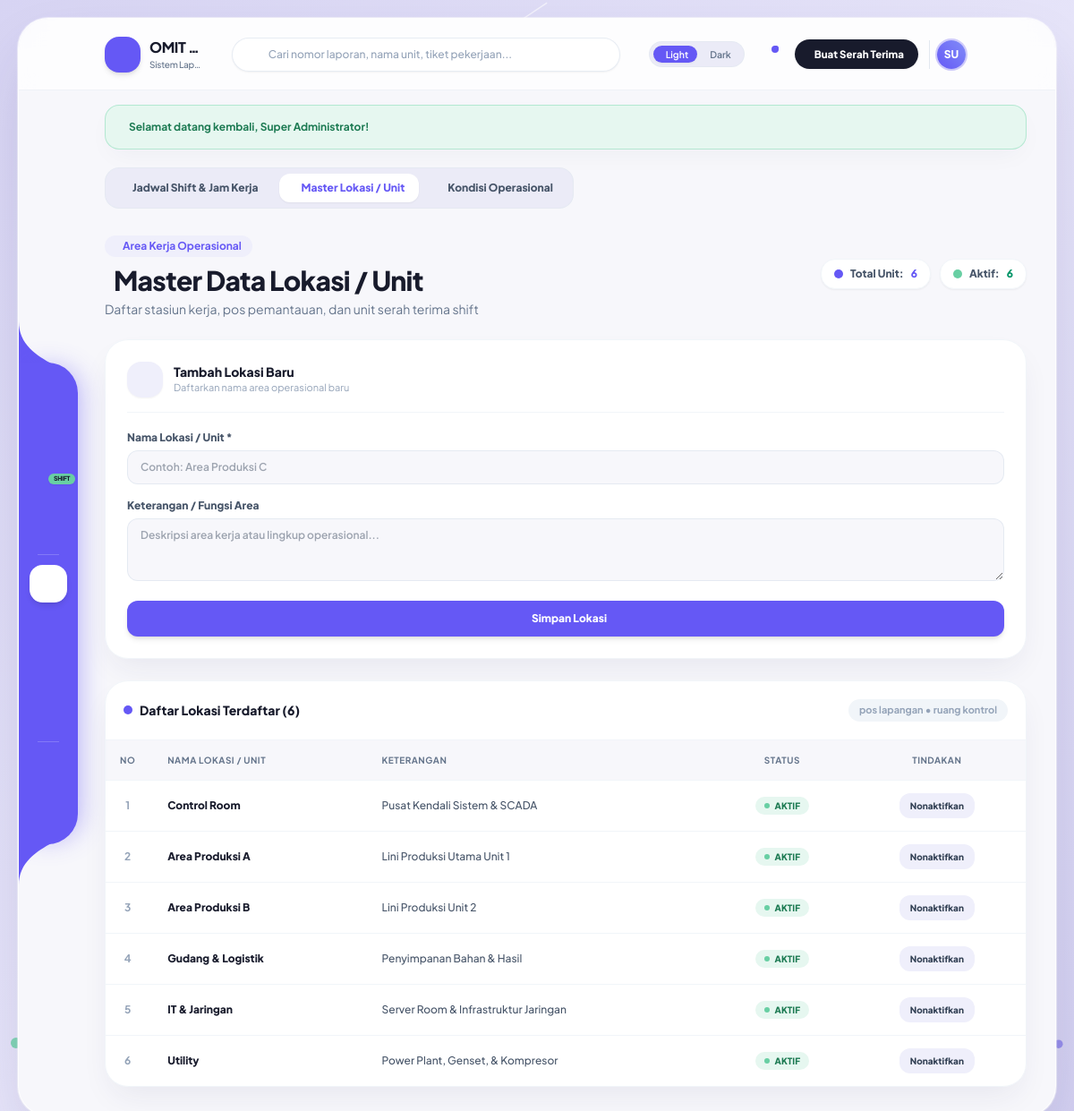
Page /master/lokasi.php (signed in) on the committed database.
### tables this page shows
CREATE TABLE `users` (
  `id` int(11) NOT NULL AUTO_INCREMENT,
  `nama_lengkap` varchar(100) NOT NULL,
  `username` varchar(50) NOT NULL,
  `email` varchar(120) DEFAULT NULL,
  `no_wa` varchar(30) DEFAULT NULL,
  `password` varchar(255) NOT NULL,
  `role` enum('superadmin','admin','user') NOT NULL DEFAULT 'user',
  `jabatan` varchar(100) DEFAULT NULL,
  `foto` varchar(255) DEFAULT NULL,
  `ttd_type` enum('barcode','upload','canvas') NOT NULL DEFAULT 'barcode',
  `ttd_file` varchar(255) DEFAULT NULL,
  `status` enum('aktif','nonaktif') NOT NULL DEFAULT 'aktif',
  `created_at` timestamp NOT NULL DEFAULT current_timestamp(),
  `updated_at` timestamp NOT NULL DEFAULT current_timestamp() ON UPDATE current_timestamp(),
  PRIMARY KEY (`id`),
  UNIQUE KEY `username` (`username`),
  KEY `idx_users_role_status` (`role`,`status`),
  KEY `idx_users_status_nama` (`status`,`nama_lengkap`),
  KEY `idx_users_email` (`email`)
);

CREATE TABLE `master_lokasi` (
  `id` int(11) NOT NULL AUTO_INCREMENT,
  `nama_lokasi` varchar(100) NOT NULL,
  `keterangan` varchar(255) DEFAULT NULL,
  `status` enum('aktif','nonaktif') DEFAULT 'aktif',
  `created_at` timestamp NOT NULL DEFAULT current_timestamp(),
  PRIMARY KEY (`id`),
  KEY `idx_lokasi_status` (`status`)
);

### master/lokasi.php (the view, shortened to what the rows shown need)
<?php
require_once __DIR__ . '/../config/database.php';
require_once __DIR__ . '/../includes/auth.php';
require_once __DIR__ . '/../includes/functions.php';
$lokasis = $pdo->query("SELECT * FROM master_lokasi ORDER BY id ASC")->fetchAll();
require_once __DIR__ . '/../includes/header.php';
?>
<div class="space-y-6 w-full animate-stagger-1">
  <div class="flex flex-col lg:flex-row lg:items-center justify-between gap-4">
    <div>
      <h2 class="text-2xl sm:text-3xl font-extrabold text-[#181b2c] dark:text-white tracking-tight flex items-center gap-2.5">
        <span>Master Data Lokasi / Unit</span>
      </h2>
    </div>
  </div>
  <div class="grid grid-cols-1 xl:grid-cols-12 gap-6 items-start">
    <div class="xl:col-span-8 bg-white dark:bg-[#1b1e30] rounded-[26px] border border-slate-100 dark:border-slate-800/80 shadow-feature overflow-hidden widget-card">
      <div class="overflow-x-auto">
        <table class="w-full text-left text-xs">
          <thead class="bg-[#f7f7fb] dark:bg-[#151828] text-slate-500 uppercase font-extrabold text-[10px] tracking-wider border-b border-slate-100 dark:border-slate-800">
            <tr>
              <th class="py-3.5 px-4 w-12 text-center">No</th>
              <th class="py-3.5 px-5">Nama Lokasi / Unit</th>
              <th class="py-3.5 px-5">Keterangan</th>
              <th class="py-3.5 px-4 text-center">Status</th>
              <th class="py-3.5 px-5 text-center">Tindakan</th>
            </tr>
          </thead>
          <tbody class="divide-y divide-slate-100 dark:divide-slate-800/80 font-medium">
            <?php foreach ($lokasis as $idx => $l): ?>
              <tr class="hover:bg-[#f7f7fb] dark:hover:bg-slate-800/50 transition-colors">
                <td class="py-3.5 px-4 text-center font-bold text-slate-400"><?= $idx + 1 ?></td>
                <td class="py-3.5 px-5">
                  <div class="font-extrabold text-[#181b2c] dark:text-white text-xs">
                    <?= sanitize($l['nama_lokasi']) ?>
                  </div>
                </td>
                <td class="py-3.5 px-5 text-slate-600 dark:text-slate-300">
                  <?= sanitize($l['keterangan'] ?: '—') ?>
                </td>
                <td class="py-3.5 px-4 text-center">
                  <span class="inline-flex items-center gap-1.5 px-2.5 py-0.5 rounded-full text-[10px] font-extrabold <?= $l['status'] === 'aktif' ? 'bg-[#e6f7f0] text-[#1c7a52] dark:bg-emerald-950/60 dark:text-emerald-300' : 'bg-slate-200 text-slate-600 dark:bg-slate-800 dark:text-slate-400' ?>">
                    <span class="w-1.5 h-1.5 rounded-full <?= $l['status'] === 'aktif' ? 'bg-[#68cfa3]' : 'bg-slate-400' ?>"></span>
                    <?= strtoupper($l['status']) ?>
                  </span>
                </td>
                <td class="py-3.5 px-5 text-center">
                  <form method="POST" action="" class="inline" onsubmit="return confirm('Ubah status lokasi ini?')">
                    <button type="submit"
                            class="px-3 py-1.5 rounded-xl text-[10px] font-extrabold bg-[#efeffb] dark:bg-slate-800 hover:bg-slate-200 text-slate-700 dark:text-slate-300 active:scale-95 transition">
                      <?= $l['status'] === 'aktif' ? 'Nonaktifkan' : 'Aktifkan' ?>
                    </button>
                  </form>
                </td>
              </tr>
            <?php endforeach; ?>
          </tbody>
        </table>
      </div>
    </div>
  </div>
</div>
<?php require_once __DIR__ . '/../includes/footer.php'; ?>

### includes/header.php (shortened to what the rows shown need)
<?php
require_once __DIR__ . '/../config/database.php';
require_once __DIR__ . '/auth.php';
require_once __DIR__ . '/functions.php';
$user = current_user();
?>
<!DOCTYPE html>
<html lang="id" class="light">
<head>
  <script src="https://cdn.tailwindcss.com"></script>
  <link rel="stylesheet" href="<?= BASE_URL ?>assets/css/style.css" />
</head>
<body class="p-2 sm:p-4 lg:p-5 flex items-center justify-center min-h-screen md:h-screen md:overflow-hidden relative select-none">
  <div id="app-shell" class="relative z-10 w-full max-w-[1580px] min-h-[92vh] md:h-[calc(100vh-1.5rem)] lg:h-[calc(100vh-2.5rem)] bg-[#f7f7fb] dark:bg-[#131522] rounded-3xl lg:rounded-[34px] shadow-shell border border-white/80 dark:border-slate-800/80 transition-colors duration-300 overflow-hidden flex flex-col">
    <header class="shrink-0 w-full h-16 sm:h-20 px-3.5 sm:px-6 md:pl-24 md:pr-8 flex items-center justify-between gap-2 sm:gap-4 border-b border-slate-200/50 dark:border-slate-800/60 bg-white/70 dark:bg-[#131522]/80 backdrop-blur-md z-20 sticky top-0 transition-colors">
      <div class="flex items-center gap-2 sm:gap-3 shrink-0">
        <div class="flex items-center gap-1.5 pl-1.5 sm:pl-2 border-l border-slate-200 dark:border-slate-800 shrink-0">
          <a href="<?= BASE_URL ?>profile.php" class="flex items-center gap-2 group hover:opacity-90 transition" title="Pengaturan Profil Saya">
            <div class="relative w-8 h-8 rounded-full overflow-hidden ring-2 ring-[#6558f5]/30 group-hover:ring-[#6558f5] transition-all bg-gradient-to-tr from-[#6558f5] to-indigo-400 text-white flex items-center justify-center font-black text-xs shadow-sm">
              <?php $hdrAvatar = get_user_avatar_url($user['foto'] ?? null); ?>
              <?php if ($hdrAvatar): ?>
                <img src="<?= $hdrAvatar ?>" alt="Foto" class="w-full h-full object-cover">
              <?php else: ?>
                <span><?= strtoupper(substr($user['nama_lengkap'] ?? 'U', 0, 2)) ?></span>
              <?php endif; ?>
            </div>
          </a>
        </div>
      </div>
    </header>
    <main class="flex-1 overflow-y-auto px-4 sm:px-8 md:pl-24 md:pr-8 pb-24 md:pb-8 pt-4">

### rows in the picture
users: nama_lengkap "SU"
master_lokasi: nama_lokasi "Control Room", keterangan "Pusat Kendali Sistem & SCADA", status "AKTIF", shows "Nonaktifkan"
master_lokasi: nama_lokasi "Area Produksi A", keterangan "Lini Produksi Utama Unit 1", status "AKTIF", shows "Nonaktifkan"
master_lokasi: nama_lokasi "Area Produksi B", keterangan "Lini Produksi Unit 2", status "AKTIF", shows "Nonaktifkan"
master_lokasi: nama_lokasi "Gudang & Logistik", keterangan "Penyimpanan Bahan & Hasil", status "AKTIF", shows "Nonaktifkan"
master_lokasi: nama_lokasi "IT & Jaringan", keterangan "Server Room & Infrastruktur Jaringan", status "AKTIF", shows "Nonaktifkan"
master_lokasi: nama_lokasi "Utility", keterangan "Power Plant, Genset, & Kompresor", status "AKTIF", shows "Nonaktifkan"

### other values in the picture
$appName "OMIT…"
$appFullName "Sistem Lap…"
$msgText "Selamat datang kembali, Super Administrator!"
count($lokasis) "6"
$totalAktif "6"
